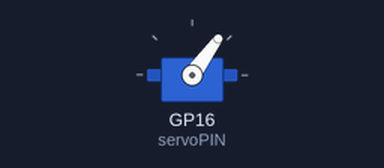
The program below on a simulated Raspberry Pi Pico running MicroPython. Shown: servo. Servo angles are drawn from the pulse width (0.5 ms = 0°, 2.5 ms = 180°).

Above: at 0.05 s.
At 0.25 s:
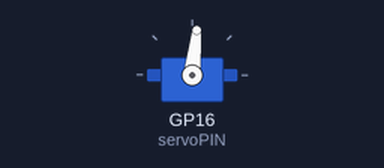
At 0.45 s:
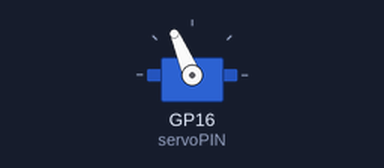
At 0.9 s:
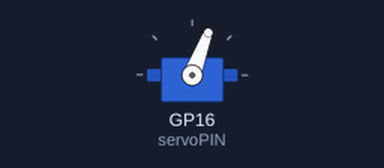
Timing chart, 0 to 3.0 s (numbered marks = the images above):
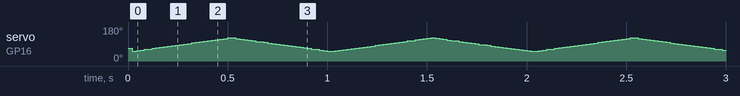

The program:

17_motor_function_3_marionette.py
```python
from machine import Pin ,PWM
from utime import sleep
servoPIN = PWM(Pin(16))
servoPIN.freq(50)

center=-5#ini_motor
amplitude = 30      #擺幅
every_degree = 1    #每次移動幾度
time_of_step = 1/2  #每跨步走幾秒
duration = time_of_step/(2*amplitude)#馬達每次遞迴之間的sleep停頓
def servo(degrees):
    if degrees > 90: degrees=90
    if degrees < -90: degrees=-90
    maxDuty=9000
    minDuty=1000
    newDuty=((maxDuty+minDuty)/2)+(((maxDuty-minDuty)/2)*(degrees/90))
    #print(degrees,'--->',int(newDuty))
    servoPIN.duty_u16(int(newDuty))

servo(center-(amplitude/2))
try:
    while 1:
        for i in range(center-amplitude,center+amplitude,every_degree):
            servo(i)
            sleep(duration)
        for i in range(center+amplitude,center-amplitude,-every_degree):
            servo(i)
            sleep(duration)
except KeyboardInterrupt:
    servo(center)
    #print("\n偵測到鍵盤中斷，正在關閉系統...")
```
